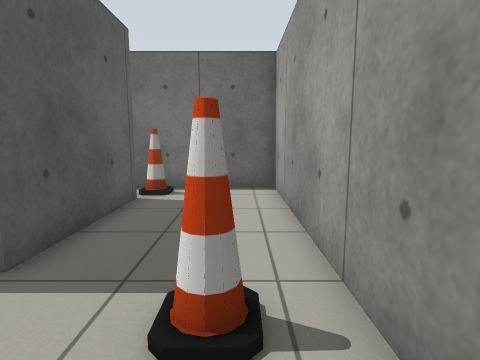
View 1 (above)

16 first-person views from a walk through a Gazebo world. The camera is 0.91 m above the floor, tilts 8° down and sees 80° across. The floor is counted in squares, 0.5 m on a side. Each view is taken from the middle of a square. On the plan, view 1 faces up. The plan holds only what a view shows up to about 16 squares ahead; the rest is blank.

View 2
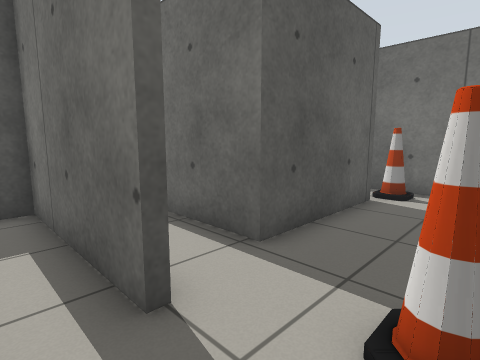

View 3
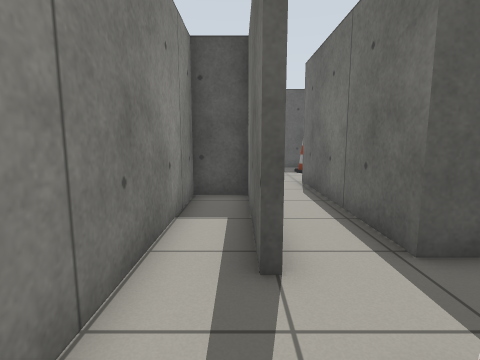

View 4
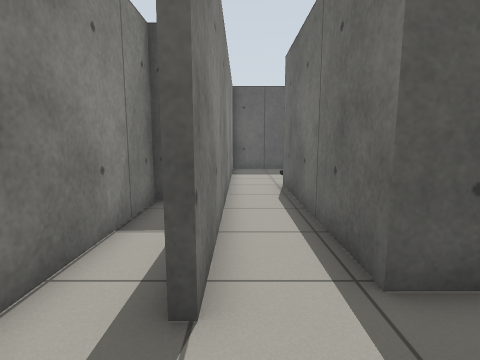

View 5
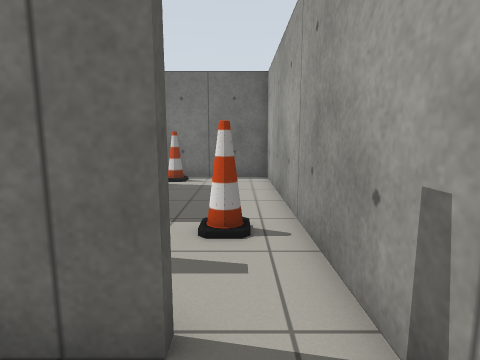

View 6
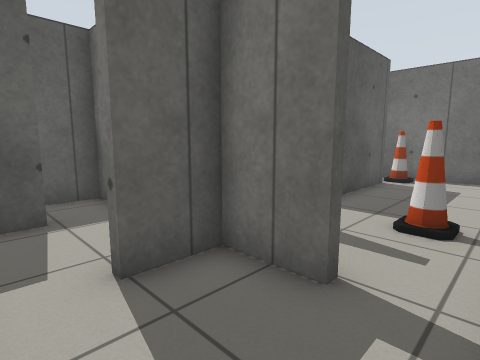

View 7
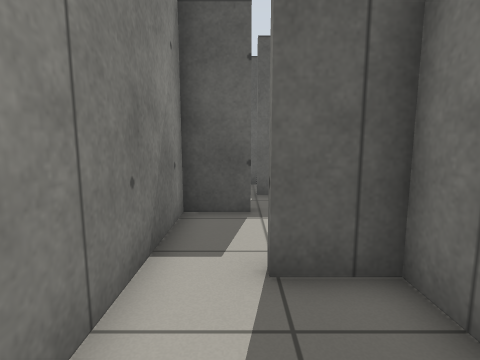

View 8
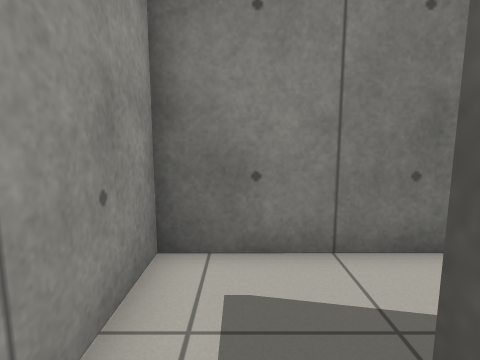

View 9
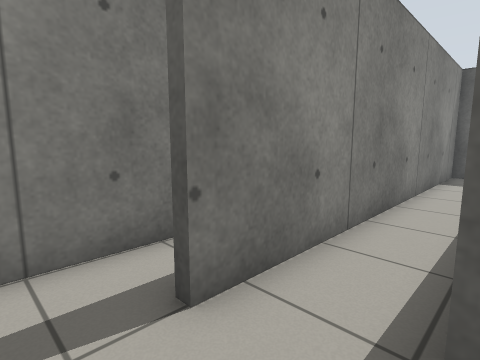

View 10
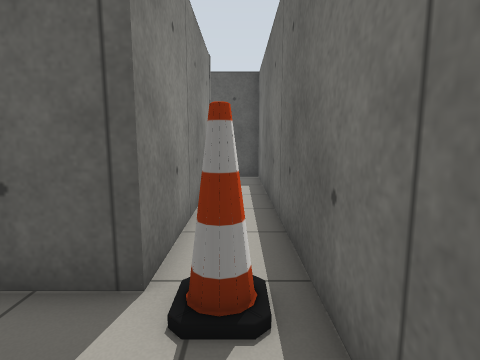

View 11
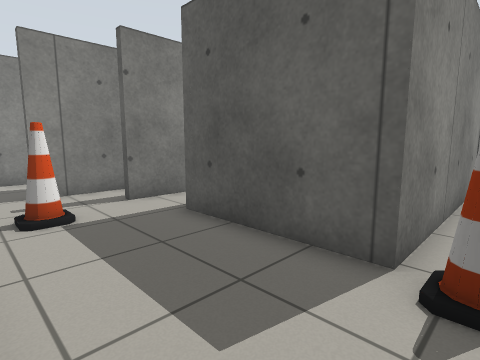

View 12
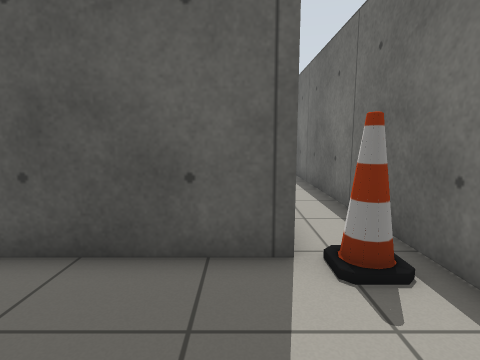

View 13
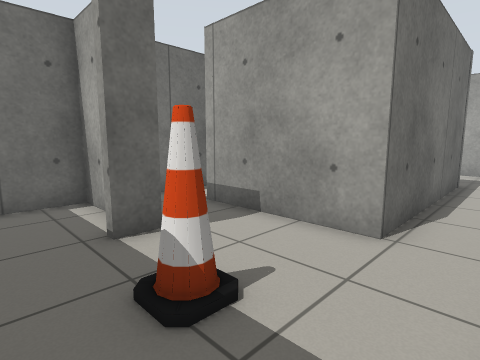

View 14
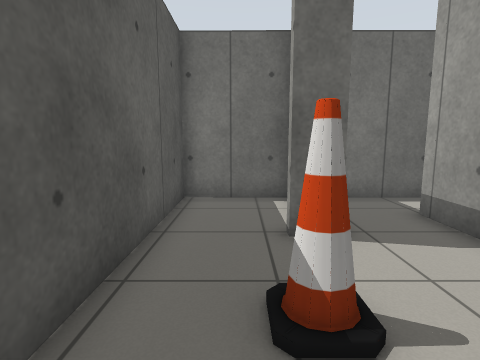

View 15
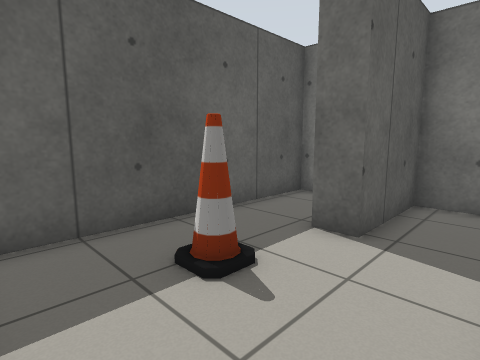

View 16
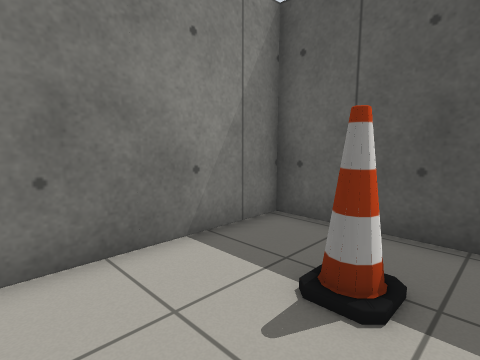

### Floor plan
Ten units are one square. View 1 is at (0, 0); x grows to the right and y downward. Boxes are objects, and circles mark ways between rooms. Rooms are numbered by the first view taken in them; rooms with no view inside come last. Other rooms are left out.
<svg viewBox="-183 -114 201 163">
<path fill="none" stroke="#000" d="M-26 -13 -84 -13 -84 5 -5 5M13 5 13 -15M13 -15 13 -109 -116 -109M-116 -88 -32 -88 -32 -38 -116 -38M-126 -16 -26 -16M-5 8 -26 8 -26 26 -30 26M-61 26 -61 44 13 44 13 5M-144 -95 -144 -109 -178 -109 -178 -16 -126 -16M-116 -38 -116 -88M-116 -109 -141 -109 -141 -72 -151 -72 -151 -76"/>
<rect x="-35" y="-105" width="10" height="10" fill="#bbb"><title>cone</title></rect>
<rect x="-5" y="-35" width="10" height="10" fill="#bbb"><title>cone</title></rect>
<rect x="-155" y="-55" width="10" height="10" fill="#bbb"><title>cone</title></rect>
<circle cx="-5" cy="-10" r="3" fill="#2a7"/>
<circle cx="5" cy="10" r="3" fill="#2a7"/>
<circle cx="-110" cy="-100" r="3" fill="#2a7"/>
<circle cx="-115" cy="-25" r="3" fill="#2a7"/>
<text x="-20" y="0">1</text>
<text x="-20" y="-60">2</text>
<text x="-20" y="30">3</text>
<text x="-150" y="-60">4</text>
</svg>
Room 1 opens to room 2. Room 1 opens to room 3. Room 2 opens to room 4.

Where each view was taken, in squares from view 1:
view 1: 0 up, 0 right, facing up
view 2: 0 up, 0 right, facing up-left
view 3: 1 up, 1 right, facing left
view 4: 2 up, 0 right, facing left
view 5: 3 down, 0 right, facing up
view 6: 4 down, 1 right, facing up-left
view 7: 3 down, 1 right, facing left
view 8: 0 up, 0 right, facing down
view 9: 4 up, 1 left, facing down-left
view 10: 10 up, 0 right, facing left
view 11: 10 up, 1 right, facing down-left
view 12: 8 up, 1 right, facing left
view 13: 2 up, 17 left, facing up-right
view 14: 2 up, 16 left, facing up
view 15: 2 up, 12 left, facing up-left
view 16: 6 up, 12 left, facing down-left
